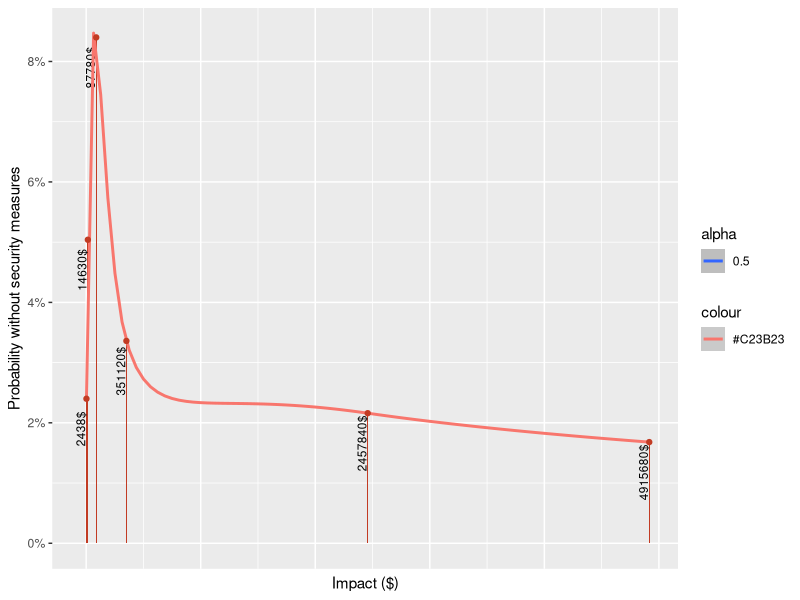
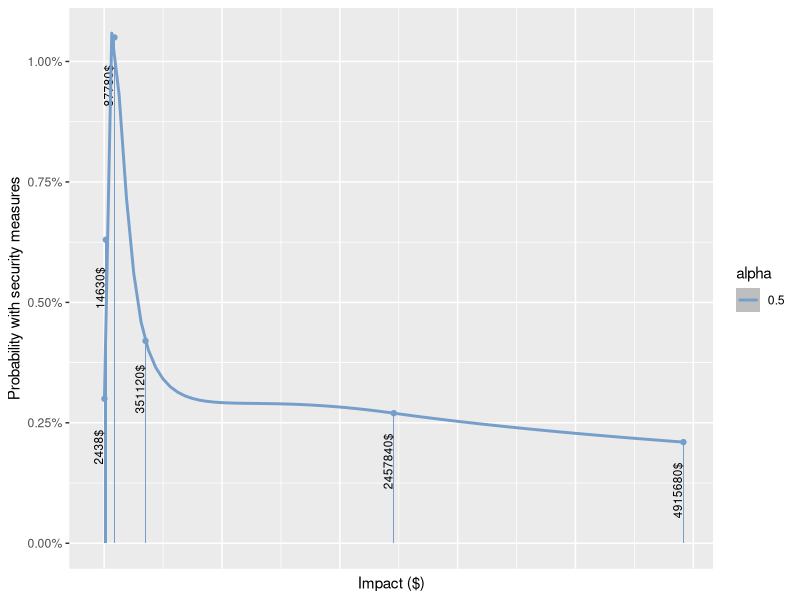
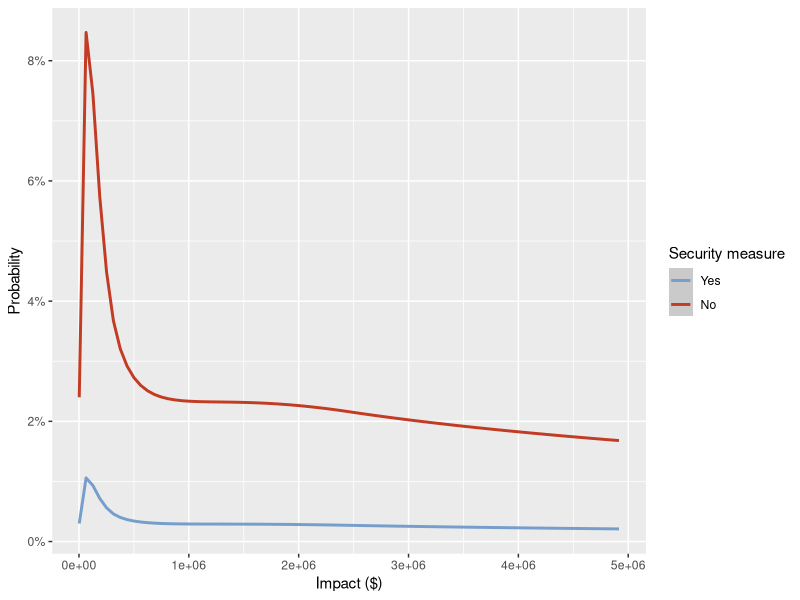

R code for these plots, in order:
library(ggplot2)

cost <- data.frame("duration" = c("10min", "1h", "6h", "1day", "1week", "2week"), "probability" = c(0.1, 0.21, 0.35, 0.14, 0.09, 0.07), "impact" = c(2438, 14630, 87780, 351120, 2457840, 4915680))

cost$no.sec <- cost$probability * 0.24

cost$sec <- cost$probability * 0.03

# cost distribution with no.sec 
ggplot(cost, aes(x = impact, y = no.sec)) + geom_col(fill = "#C23B23") + geom_text(label = paste(cost$impact, "$", sep=""), size = 3, aes(y = cost$no.sec - 0.005, x = cost$impact - 50000), angle = 90) + scale_fill_discrete(breaks=cost$duration) + labs(x = "Impact ($)", y = "Probability without security measures") +
  theme(axis.text.x=element_blank(),
        axis.ticks.x=element_blank())+ scale_y_continuous(labels = scales::percent_format()) + geom_smooth(formula = "y ~ log(x)", aes(color = "#C23B23", alpha = 0.5)) + geom_point(color = "#C23B23")


# cost distribution with sec 
ggplot(cost, aes(x = impact, y = sec)) + geom_col(fill = "#769ECB") + geom_text(label = paste(cost$impact, "$", sep=""), size = 3, aes(y = cost$sec - 0.001, x = cost$impact - 50000), angle = 90) + scale_fill_discrete(breaks=cost$duration) + labs(x = "Impact ($)", y = "Probability with security measures") +
  theme(axis.text.x=element_blank(),
        axis.ticks.x=element_blank())+ scale_y_continuous(labels = scales::percent_format()) + geom_smooth(formula = "y ~ log(x)", color = "#769ECB", aes(alpha = 0.5)) + geom_point(color = "#769ECB")




# comparison
comparison <- data.frame("values" = c(cost$no.sec, cost$sec), "security measure" = c("no", "no", "no", "no", "no", "no", "yes", "yes", "yes", "yes", "yes", "yes"), "impact" = c(cost$impact, cost$impact))

ggplot(cost, aes(impact)) + geom_smooth(formula = "y ~ log(x)", aes(y = sec, color = "#769ECB"))+
  geom_smooth(formula = "y ~ log(x)", aes(y = no.sec, color = "#C23B23"))  + labs(x = "Impact ($)", y = "Probability") + scale_y_continuous(labels = scales::percent_format()) + scale_colour_manual(name = "Security measure", values=c("#769ECB", "#C23B23"), labels = c("Yes", "No"))

